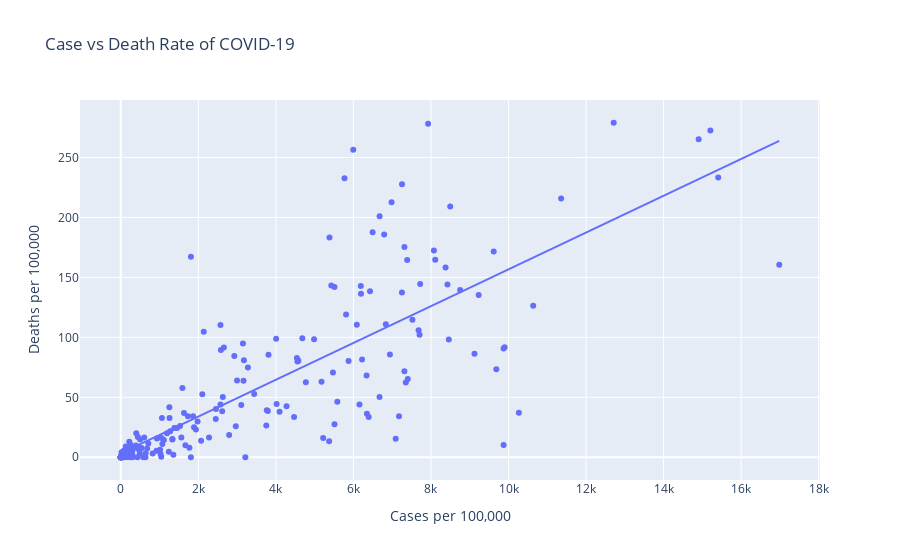

The cell this chart's notebook holds for it:
### Markdown cell above
For the most part, countries which reported a higher number of total deaths also reported a higher number of deaths per 100,000, although there are some exceptions. India, despite being close to the middle of the scale in terms of total reported deaths, reported very few deaths per 100,000 population. Whereas countries such as Belarus and Hungary reported much higher rates of death per 100,000 population, despite reporting few total deaths relative to other countries. Plotting cases per 100,000 against deaths per 100,000 visualises the extent to which cases equate to deaths in different countries. The scatter plot below has an ordinary least squares regression model fitted and is interactive. Hovering the mouse over specific data points displays additional information for the countries in the dataset.

### Code cell
scatter = px.scatter(who_data, x="Cases per 100,000", y="Deaths per 100,000",
                     trendline="ols", hover_name="Country",
                     title="Case vs Death Rate of COVID-19")

scatter.show()

### Figure 1 — Plotly figure (JSON) as saved in the notebook; plotly's stock layout.template omitted (floating-point values rounded to 4 significant figures; data arrays with more than 128 entries replaced by an {"elided": "..."} marker saying what was removed)
{"data": [{"hovertemplate": "<b>%{hovertext}</b><br><br>Cases per 100,000=%{x}<br>Deaths per 100,000=%{y}<extra></extra>", "hovertext": {"elided": "237 str values"}, "legendgroup": "", "marker": {"color": "#636efa", "symbol": "circle"}, "mode": "markers", "name": "", "orientation": "v", "showlegend": false, "type": "scatter", "x": {"elided": "237 float values"}, "xaxis": "x", "y": {"elided": "237 float values"}, "yaxis": "y"}, {"hovertemplate": "<b>OLS trendline</b><br>Deaths per 100,000 = 0.0153497 * Cases per 100,000 + 3.21856<br>R<sup>2</sup>=0.663704<br><br>Cases per 100,000=%{x}<br>Deaths per 100,000=%{y} <b>(trend)</b><extra></extra>", "legendgroup": "", "marker": {"color": "#636efa", "symbol": "circle"}, "mode": "lines", "name": "", "showlegend": false, "type": "scatter", "x": {"elided": "236 float values"}, "xaxis": "x", "y": {"elided": "236 float values"}, "yaxis": "y"}], "layout": {"legend": {"tracegroupgap": 0}, "title": {"text": "Case vs Death Rate of COVID-19"}, "xaxis": {"anchor": "y", "domain": [0, 1], "title": {"text": "Cases per 100,000"}}, "yaxis": {"anchor": "x", "domain": [0, 1], "title": {"text": "Deaths per 100,000"}}}}
